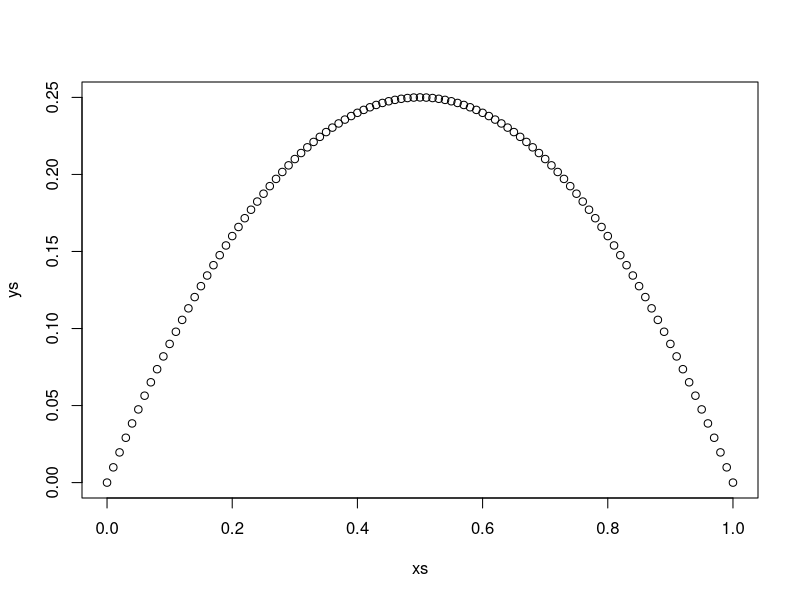
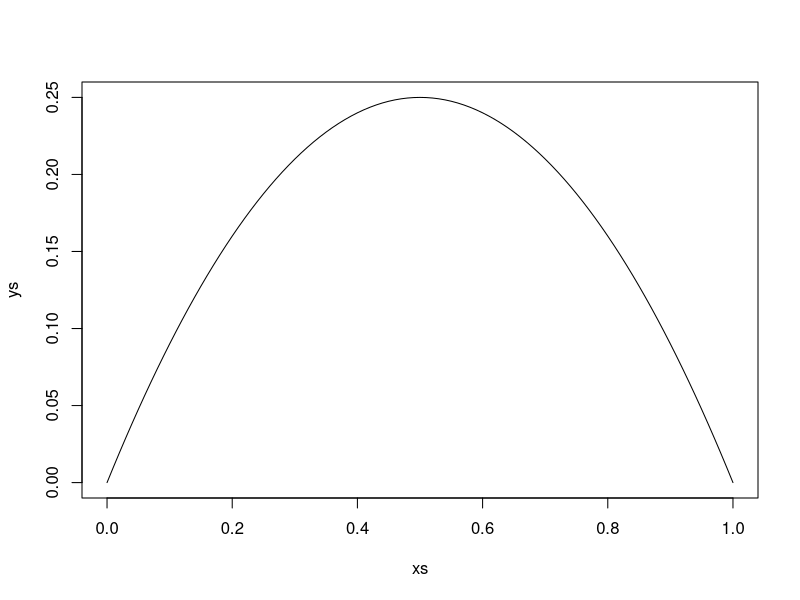
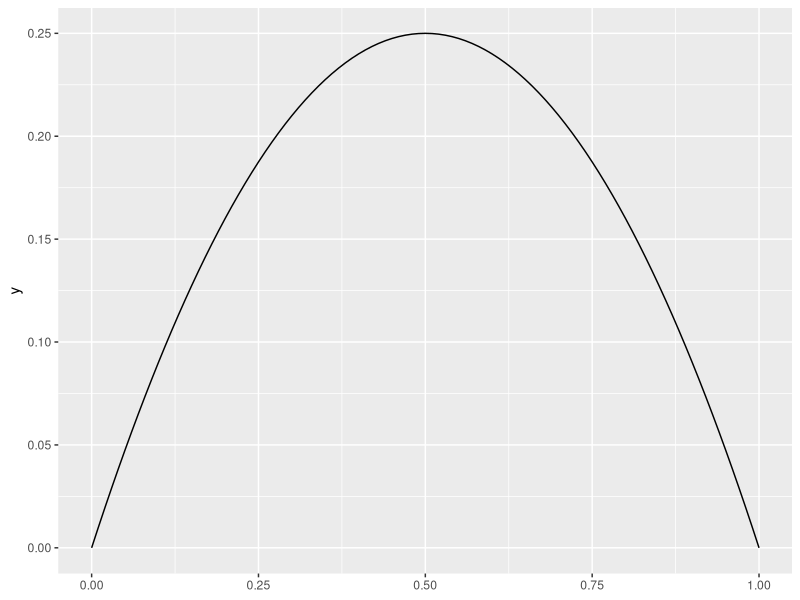
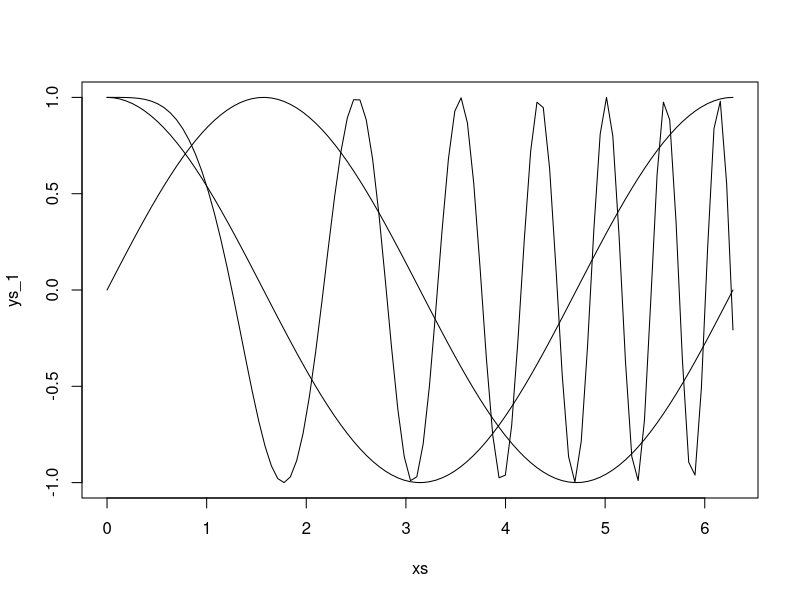
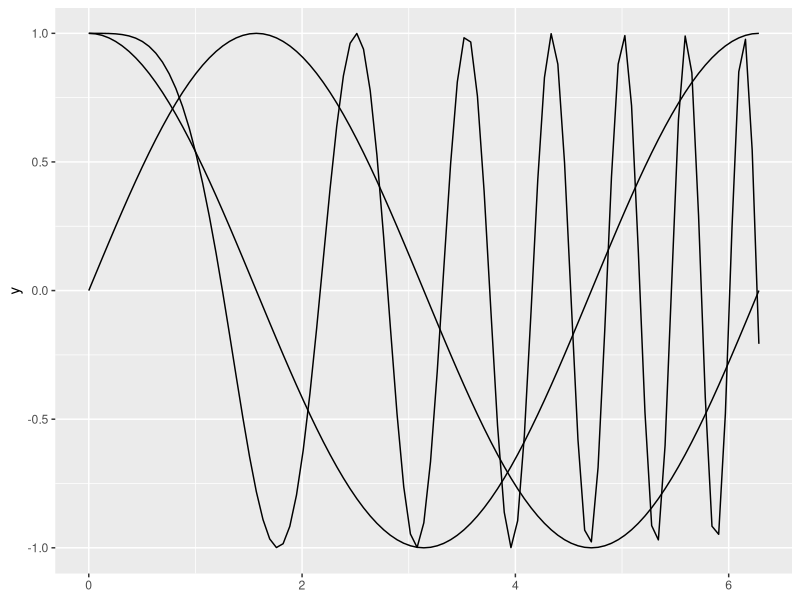
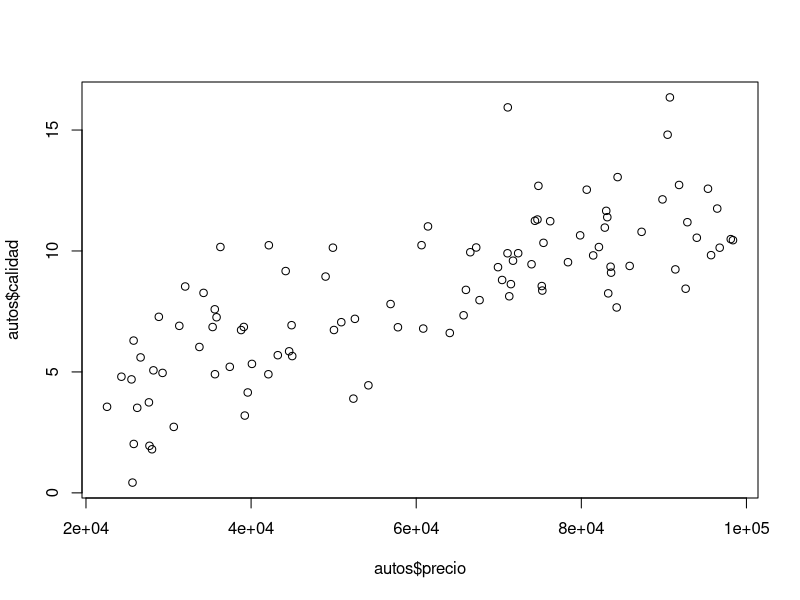
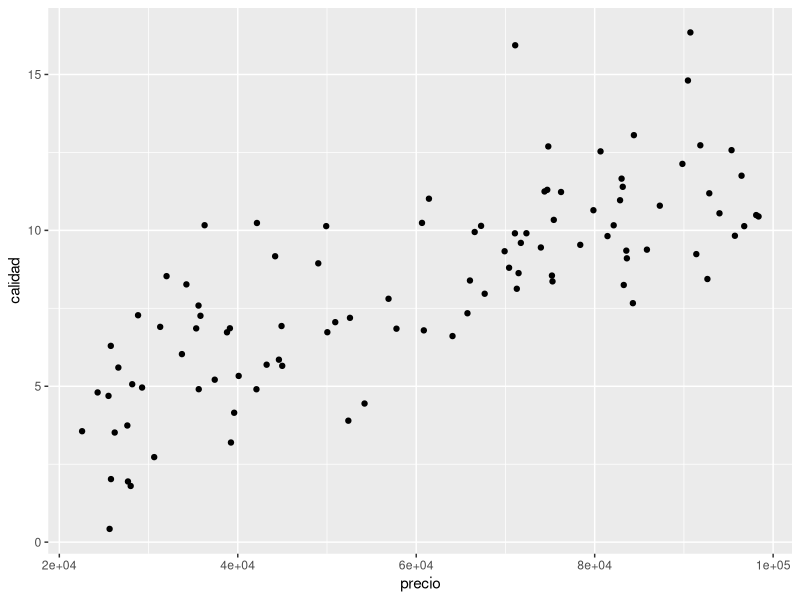
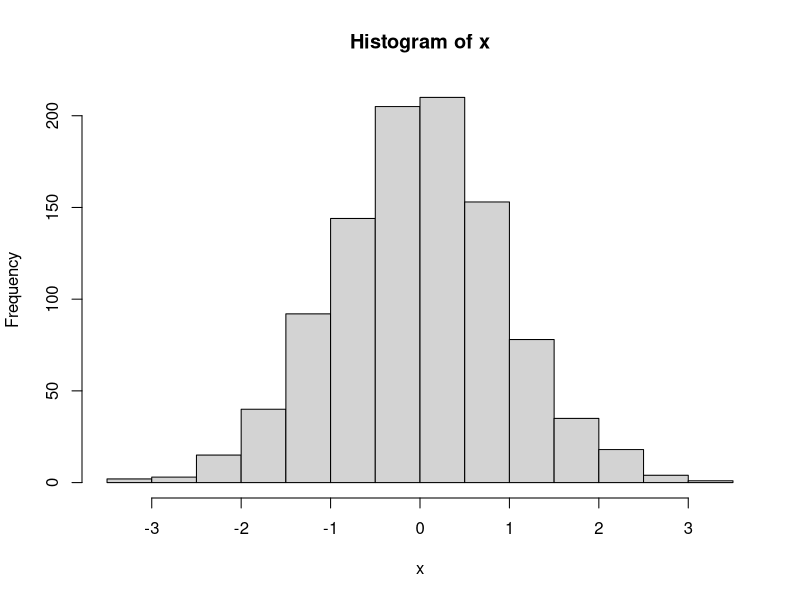

Reproduce these figures in R, in order.
############ Ejemplo con un archivo
autos <- read.csv('autos.txt', sep=' ')
print(head(autos, 10))
names(autos)


View(mtcars)
names(mtcars)
mtcars[ ,c("mpg", "am")]


# Ejercicio 1 ##################################################################

#a
sum <- 0
for(i in 1:1000){
  sum <- sum + i
}
print(sum)

#b
sum <- 0
i <- 0
while(sum <= 10000){
  i <- i+1
  sum <- sum + i
}
print(i)

#c
suma_positivas <- function(v){
  sum(v[v>0])
}
v = c(1,2,3,4,5,-1,-2)
print (suma_positivas(v))


# Ejercicio 2 ##################################################################
xs <- seq(0, 1, by=0.01)
cuadratica <- function(x){
  x*(1-x)
}
ys <- cuadratica(xs)
plot(xs, ys) # Tengo un scatter plot :(
plot(xs, ys, type = "l")


# Para curiosos, grafico usando la libreria ggplot2
library(ggplot2)
f <- function(p) p*(1 - p)
ggplot() +
  stat_function(fun = f, geom = "line", xlim=c(0,1))

# Ejercicio 3 ##################################################################
xs <- seq(0, 2*pi, length.out=100)
ys_1 <- sin(xs)
ys_2 <- cos(xs)
ys_3 <- cos(xs^2)
plot(xs, ys_1, , type = "l", xlim=c(0, 2*pi))
lines(xs, ys_2)
lines(xs, ys_3)


# Para curiosos, grafico usando la libreria ggplot2
ggplot() +
  stat_function(fun = function(x) sin(x), geom = "line") +
  stat_function(fun = function(x) cos(x), geom = "line") +
  stat_function(fun = function(x) cos(x^2), geom = "line") +
  xlim(0, 2*pi)

# Ejercicio 4 ##################################################################
autos <- read.csv('autos.txt', sep=' ')
print(head(autos, 10))

#a
print(autos[3,])

#b
print(autos[,2]) # esta es una opción
autos$calidad # esta opción es mejor

#c
autos$calidad[autos$precio == min(autos$precio)]

#d
sum(autos$precio[1:4])

#e
apply(autos,2,sum) # columnas

apply(autos,1,sum) # filas

#f
plot(autos$precio, autos$calidad)

ggplot(data = autos) +
  geom_point(aes(x = precio, y = calidad))


#g
head(autos[order(autos$precio),], 10)



# Ejercicio 5 ##################################################################
head(mtcars, 10)

#a
rownames(mtcars[mtcars$gear == 4, ])

#b
rownames(mtcars[(mtcars$gear == 4) & (mtcars$am == 1), ])

#c
rownames(mtcars[(mtcars$gear == 4) | (mtcars$am == 1), ])

#d
print(class(mtcars$am))

mtcars$am <- as.factor(mtcars$am)

print(class(mtcars$am))


# Ejercicio 6 ##################################################################
x <- rnorm(1000) #  rnorm(1000, mean = 0, scale = 1)

hist(x) # Primera opción

# O con ggplot
ggplot() +
  geom_histogram(aes(x = x, y = after_stat(density)))




boxplot(x) # o con ggplot

ggplot() +
  geom_boxplot(aes(x = x))


qqnorm(x)
qqline(x)

# Otra opción
# ggplot(data.frame(x = x), aes(sample = x)) +
# stat_qq() +
# stat_qq_line()

